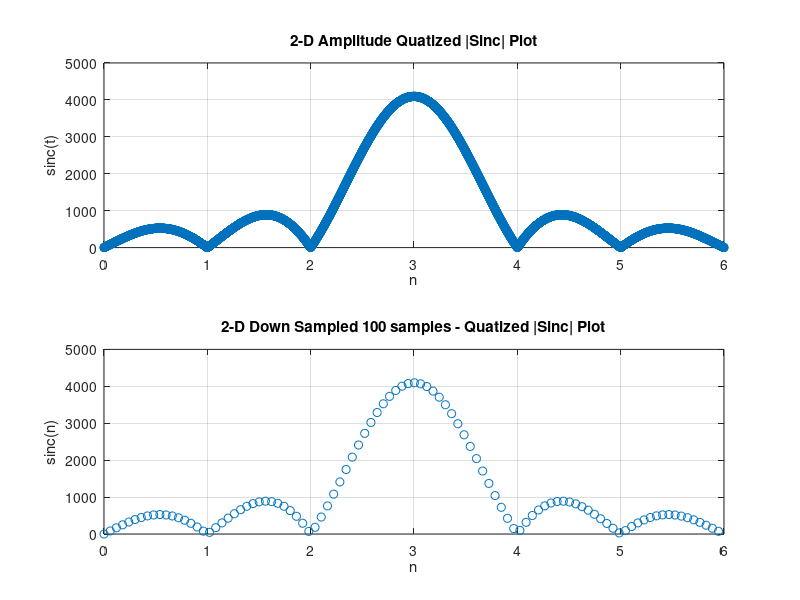

The MATLAB script that drew this image:
% Generador del archivo LUT de una SINC

%    Fs = 4096;                   % samples per second
%    dt = 1/Fs;                   % seconds per sample
%    StopTime = 0.25;             % seconds
%     t = (0:dt:StopTime-dt)';     % seconds
clear all; close all;
% Cuantizacion de la Sinc y Valor absoluto
resol = 4096;
x = linspace(0,6,resol);% 4096 point between 0 and 6
y = sinc(x-3); % shifted
   y_mod = abs(y);
   
% PLOT up to two sinc lobules
figure 
   plot(x,y_mod,'o')
   title('2-D Sinc(t-3) Plot');
   xlabel('t');
   ylabel('sinc(t)');
   grid on

% Cuantizacion de la Sinc y Valor absoluto 
% check DIGITAL SIGNAL PROCESSING USING MATLAB FOR STUDENTS AND RESEARCHERS
%   for quatization error
   sinc_table = (round(y_mod * (resol-1))); %Ensure amplitude Range between 0-4095

% Plot downsampled signal

sampleNum   = 100; % one hundred samples per cycle
delta_t     = round(resol/sampleNum); %41


a_downSamplArray    = downsample(sinc_table,delta_t);
t_downSamplArray    = downsample(x,delta_t);

subplot(2,1,1);
   plot(x,sinc_table,'o')
   title('2-D Amplitude Quatized |Sinc| Plot');
   xlabel('n');
   ylabel('sinc(t)');
   grid on
subplot(2,1,2); 
   plot(t_downSamplArray,a_downSamplArray,'o')
   title('2-D Down Sampled 100 samples - Quatized |Sinc| Plot');
   xlabel('n');
   ylabel('sinc(n)');
   grid on








%%%%%%%%%%%%%%%%%%%%%%
%Convertir a Hexadecimal, los valores de Cuantizados
%Declaremos un Data Conteiner "cell"
CellHex = cell(1,resol,1);

%Lo Pasamos a Hexadecimal
for i = 1:resol
    CellHex{i}=dec2hex(sinc_table(i),3); % dec2hex(D,minDigits)
end

%Agregamos los Caracteres faltantes para el codigo en VHDL. Recorriendo
%cada celda del arreglo
for i = 1:resol
    CellHex{i}=sprintf(' X"%s",',CellHex{i});
end

%Generar un archivo de salida.
fileID = fopen('C:\Users\guill\Desktop\A_DIXITAL\2_DE0_Nano_Soc_CycloneV\0_dixital_SoC\DDS_9854\MatlabLUT_gen\lutSinc.txt','w');

% for i = 1:4096 
%         fprintf(fileID,'%s',CellHex{i});
% end
k = 1;
for i = 1:512 
    for j = 1:8
        fprintf(fileID,'%s',CellHex{k});
        k=k+1;
           
    end   
    fprintf(fileID,'\n');
end
fclose(fileID);
